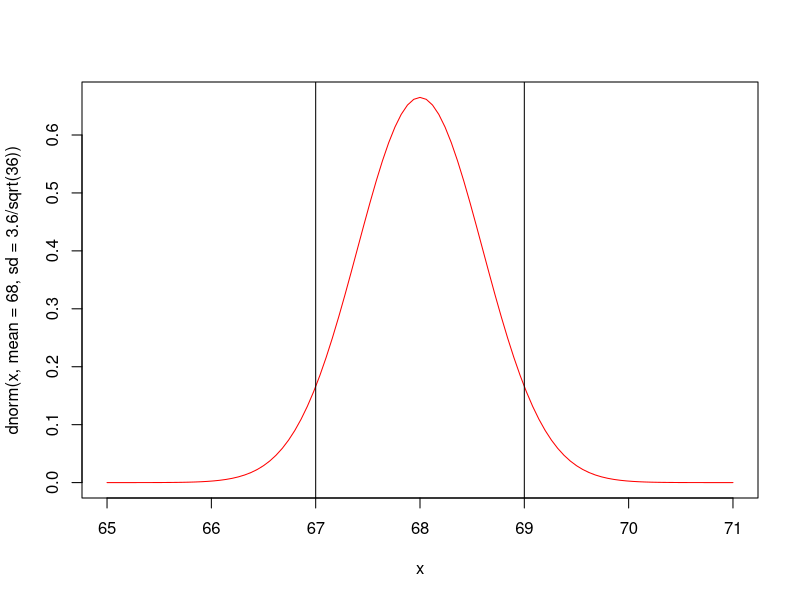
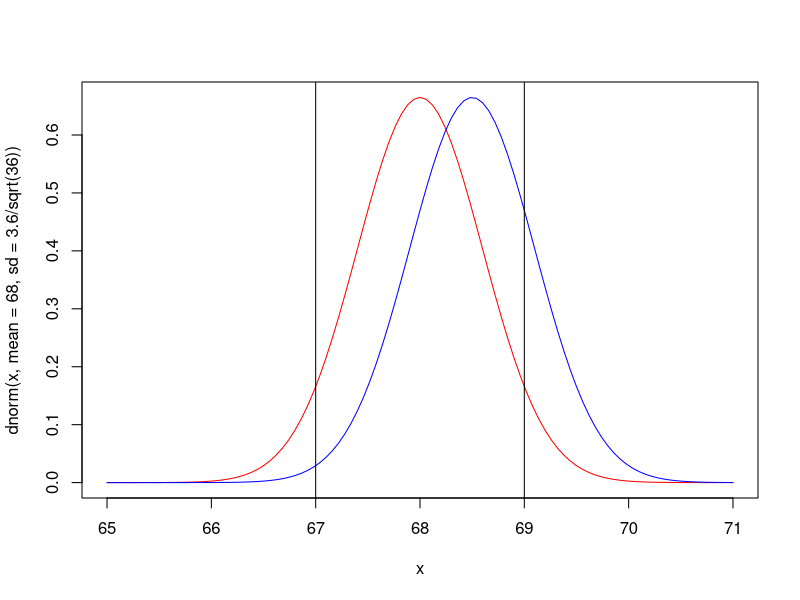

The R source for these figures, in order:
## ---- chunk 1
curve(dnorm(x, mean = 68, sd = 3.6/sqrt(36)), col = "red", from = 65, to = 71)
abline(v = 67)
abline(v = 69)
## ---- chunk 2
significance = 2 * pnorm(q = 67, mean = 68, sd = 3.6/sqrt(36), lower.tail = TRUE)
print(paste("Nivel de significancia: ", significance))
## ---- chunk 3
curve(dnorm(x, mean = 68, sd = 3.6/sqrt(36)), col = "red", from = 65, to = 71)
curve(dnorm(x, mean = 68.5, sd = 3.6/sqrt(36)), col = "blue", add = TRUE)
abline(v = 67)
abline(v = 69)
## ---- chunk 4
beta = pnorm(q = 69, mean = 68.5, sd = 3.6/sqrt(36), lower.tail = TRUE) - pnorm(q = 67, mean = 68.5, sd = 3.6/sqrt(36), lower.tail = TRUE)

power_test = 1 - beta
print(paste("Nivel de potencia: ", power_test))
